Frame 1 (no input): blank canvas, image omitted
Frame 60 (the mouse pressed at the canvas centre just before this capture): blank canvas, image omitted
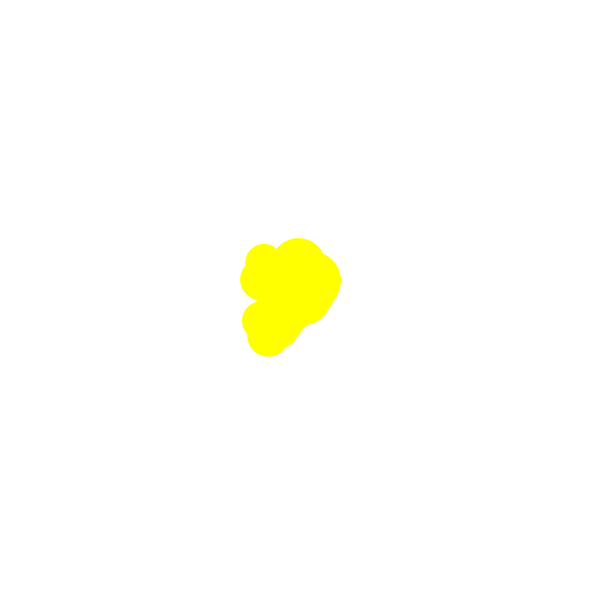
Frame 120 (the mouse held since frame 60 and released just before this capture)

The Processing sketch whose frames 1 and 60 were blank and that drew this single picture after the mouse press (run headless with seeded random() and noise(); from frame 60 on, the mouse is pressed at the canvas centre):

// Processing sketch: sketch_3_brush_stroke
// ── sketch_3_brush_stroke.pde
// code 1 FA 18
// bryan ma

// color variable as class field

// this sketch uses a basic ball or particle-type behavior
// to create a "painting" kind of effect. while the mouse is 
// pressed, a new instance is created every five frames. 

// change the class definition of "Brushstroke" to have a 
// color field. Then change the constructor arguments to accept 
// a color argument, which should set the object's color field. 

// finally, update the line of code which creates new brushstrokes
// to accept a color value. try using a color value which maps to 
// the position of the mouse on the screen. see the example gif
// to get an idea.

Brushstroke b;

void setup() {
  size(600, 600);
  noStroke();
  background(255);
}

void draw() {
  if (mousePressed) {
    if (frameCount % 5 == 0) {
      b = new Brushstroke(mouseX, mouseY);
    }

    if (b != null) {
      b.update();
      b.display(100);
    }
  }
}


class Brushstroke {
  float x, y;
  float vx, vy;
  float siz;
  float lifetime = 10;
  color c; 

  Brushstroke(float x, float y) {
    this.x = x;
    this.y = y;
    vx = random(-8, 8);
    vy = random(-8, 8);
    siz = random(30, 60);
   
  }

  void update() {
    x += vx;
    y += vy;
  }

  void display(color c) {
    c = color(mouseX,mouseY,0);
    fill(c);
    noStroke();
    ellipse(x, y, siz, siz);
  }
}
